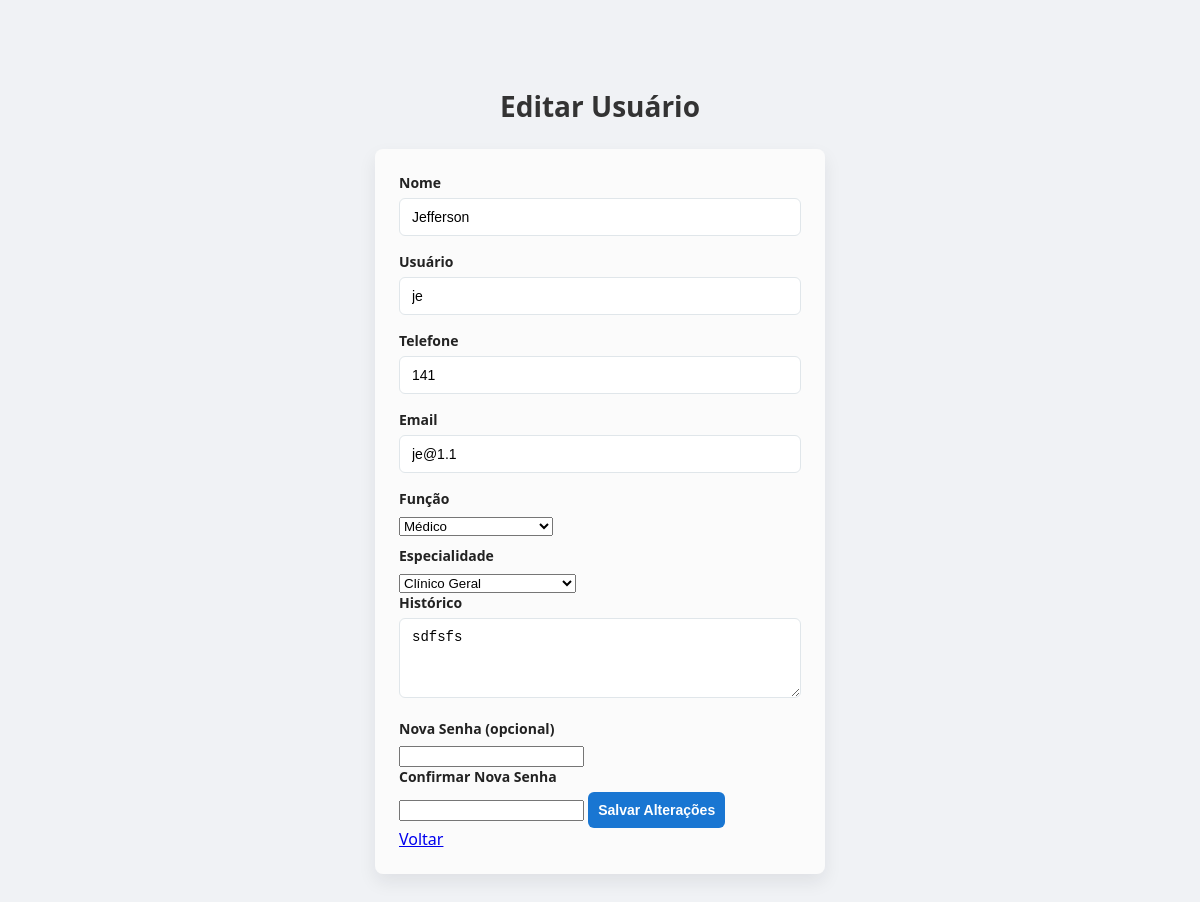
/Pages/editar_usuario.php?id=44, run on the app's committed database.
### tables this page shows
CREATE TABLE `usuarios` (
  `id` int(11) NOT NULL,
  `nome` varchar(100) NOT NULL,
  `email` varchar(100) NOT NULL,
  `senha` varchar(255) NOT NULL,
  `perfil` enum('admin','medico','recepcionista') DEFAULT 'recepcionista',
  `token_recuperacao` varchar(255) DEFAULT NULL,
  `criado_em` timestamp NOT NULL DEFAULT current_timestamp(),
  `telefone` varchar(20) DEFAULT NULL,
  `historico` text DEFAULT NULL,
  `funcao` varchar(100) NOT NULL,
  `especialidade` varchar(100) NOT NULL,
  `usuario` varchar(20) DEFAULT NULL
);

### Pages/editar_usuario.php (the view, shortened to what this page needs)
<?php
include 'Conectar.php';
$id = intval($_GET['id']);
$stmt = $conn->prepare("SELECT id, nome, usuario, telefone, email, historico, funcao, especialidade FROM usuarios WHERE id = ?");
$stmt->bind_param("i", $id);
$stmt->execute();
$result = $stmt->get_result();
$user = $result->fetch_assoc();
?>
<!DOCTYPE html>
<html lang="pt-BR">
<head>
  <link rel="stylesheet" href="../CSS/editar_usuarios.css">
</head>
<body class="body">
  <div class="container">
    <h2>Editar Usuário</h2>
    <form class="form" method="POST">
      <label class="label" for="nome">Nome</label>
      <input id="nome" name="txtnome" type="text" value="<?= htmlspecialchars($user['nome']) ?>" required />
      <label class="label" for="usuario">Usuário</label>
      <input id="usuario" name="txtusuario" type="text" value="<?= htmlspecialchars($user['usuario']) ?>" required />
      <label class="label" for="telefone">Telefone</label>
      <input id="telefone" name="txttelefone" type="tel" value="<?= htmlspecialchars($user['telefone']) ?>" />
      <label class="label" for="email">Email</label>
      <input id="email" name="txtEmail" type="email" value="<?= htmlspecialchars($user['email']) ?>" required />
      <label class="label" for="funcao">Função</label>
      <select id="funcao" name="funcao" required>
        <option value="Médico" <?= $user['funcao'] === 'Médico' ? 'selected' : '' ?>>Médico</option>
      </select>
      <div id="divEspecialidade" style="margin-top:10px;">
        <label class="label" for="especialidade">Especialidade</label>
        <select id="especialidade" name="especialidade">
          <option value="Clínico Geral" <?= $user['especialidade'] === 'Clínico Geral' ? 'selected' : '' ?>>Clínico Geral</option>
        </select>
      </div>
      <label class="label" for="historico">Histórico</label>
      <textarea id="historico" name="txthistorico"><?= htmlspecialchars($user['historico']) ?></textarea>
      <label class="label" for="novaSenha">Nova Senha (opcional)</label>
      <input id="novaSenha" name="novaSenha" type="password" />
      <label class="label" for="confirmaSenha">Confirmar Nova Senha</label>
      <input id="confirmaSenha" name="confirmaSenha" type="password" />
      <button class="btn" type="submit">Salvar Alterações</button><br>
      <a class="btn" href="usuarios.php">Voltar</a>
    </form>
  </div>
</body>
</html>

### CSS/editar_usuarios.css (style rules this page uses)
:root { --blue: #1976d2; --blue-dark: #125a9e; --card-bg: #ffffff; --panel-bg: #fbfbfb; --muted: #6b6b6b; --border: #eef0f2; --shadow: 0 8px 18px rgba(20,30,40,0.08); }
* { box-sizing: border-box; }
body { background-color: pink; margin: 0; font-family: "Segoe UI", Roboto, Arial, sans-serif; background: #f0f2f5; color: #222; }
.container { width: 80%; max-width: 900px; margin: 40px auto; padding: 24px; }
h2 { font-weight: 700; font-size: 28px; color: #333; margin-bottom: 24px; text-align: center; }
.form { background: var(--panel-bg); padding: 24px; border-radius: 8px; box-shadow: var(--shadow); max-width: 450px; margin: 0 auto; }
.label { display: block; font-weight: 600; font-size: 14px; margin-bottom: 6px; color: #222; }
input[type="text"], input[type="tel"], input[type="email"], textarea { width: 100%; padding: 10px 12px; font-size: 14px; border: 1px solid #e0e6ea; border-radius: 6px; margin-bottom: 16px; background: white; outline: none; transition: box-shadow 0.3s ease, border-color 0.3s ease; }
textarea { min-height: 80px; resize: vertical; }
button.btn { width: auto; background: var(--blue); color: white; border: none; border-radius: 6px; padding: 10px; font-size: 14px; font-weight: 700; cursor: pointer; transition: background-color 0.3s ease; }

### data on the page
usuarios: txtnome "Jefferson", txtusuario "je", txttelefone "141", txtEmail "je@1.1", funcao "Médico", especialidade "Clínico Geral", txthistorico "sdfsfs"
